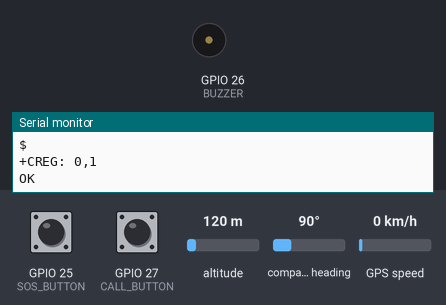
A sketch run on a simulated ESP32. Parts: buzzer (waves = sounding, pin HIGH), the last lines printed to the serial monitor. Inputs (shaded band) come from the test bench; at power-on: GPIO 25 (SOS_BUTTON) HIGH, GPIO 27 (CALL_BUTTON) HIGH, altitude 120 m, compass heading 90°, GPS speed 0 km/h. WiFi joins after 1.5 s; servers stay silent unless stated; the GPS gets a fix after 3 s at 37.7749, -122.4194 with 8 satellites; the modem accepts every AT command (registered, SIM ready, sends succeed) and sends nothing else.

Above: at 10.7 s.
10.8 s: GPIO 25 (SOS_BUTTON) pulled LOW for 0.15 s
At 11.05 s:
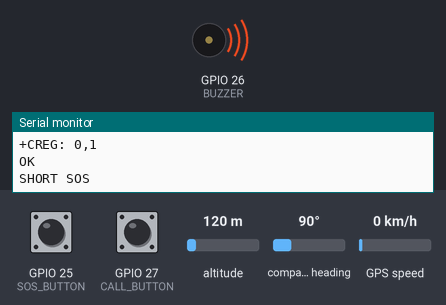
14.3 s: GPIO 27 (CALL_BUTTON) pulled LOW for 0.15 s
At 14.7 s:
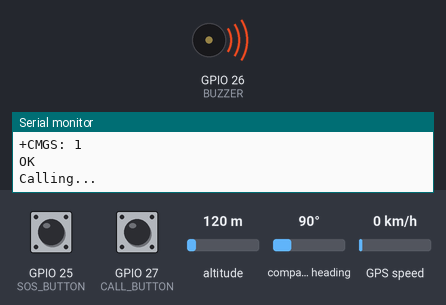
15.9 s: GPIO 27 (CALL_BUTTON) pulsed LOW 5 times (0.12 s each, 0.3 s apart)
At 18.1 s:
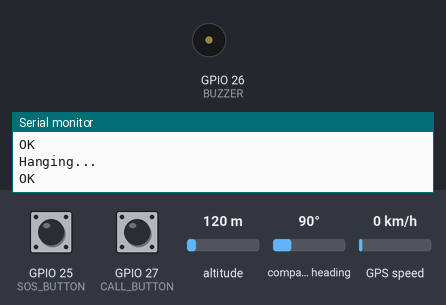
22.9 s: GPIO 25 (SOS_BUTTON) driven HIGH
24.4 s: GPIO 25 (SOS_BUTTON) driven LOW
At 28.8 s:
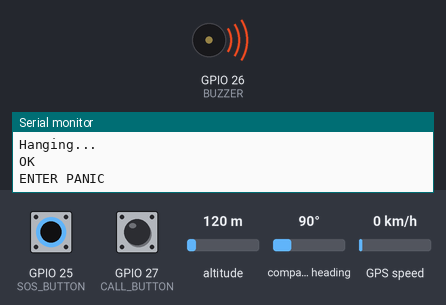
Timing chart, 0 to 29.4 s (numbered marks = the images above; inputs shaded):
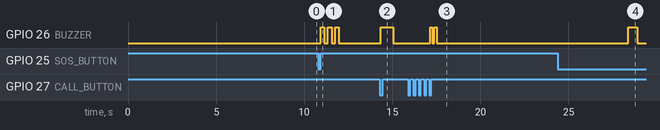

Measured:
- after the input at 10.8 s, GPIO 26 (BUZZER): alternates HIGH for 0.20 s and LOW for 0.20 s, 6 changes in all, then stays LOW, starting after 0.15 s
- after the input at 14.3 s, GPIO 26 (BUZZER): LOW → HIGH after 0.05 s, → LOW 0.70 s later
- after the input at 15.9 s, GPIO 26 (BUZZER): alternates HIGH for 0.12 s and LOW for 0.12 s, 4 changes in all, then stays LOW, starting after 1.3 s
- after the input at 22.9 s, every drawn part: stays the same
- after the input at 24.4 s, GPIO 26 (BUZZER): LOW → HIGH after 4.0 s, → LOW 0.50 s later

The sketch:

SOS_Esp32.ino
```cpp
#include <TinyGPS++.h>
#include <WiFi.h>
#include <WebServer.h>

HardwareSerial sim800(2);
HardwareSerial gpsSerial(1);

TinyGPSPlus gps;

// ---------------- WIFI ----------------

const char* ssid = "YOUR_WI-FI_NETWORK_NAME";
const char* password = "WI-FI_PASSWORD";
unsigned long alertTime = 0;
WebServer server(80);

String statusMessage = "SAFE";

// ---------------- PINS ----------------

#define SOS_BUTTON 25
#define CALL_BUTTON 27
#define BUZZER 26

// ---------------- VARIABLES ----------------

bool callActive = false;
bool panicMode = false;

bool sosPressed = false;
unsigned long sosPressTime = 0;

bool lastCallState = HIGH;
unsigned long lastCallAction = 0;
const int callCooldown = 2000;

bool ignoreNextRelease = false;

// ---------------- WEB PAGE ----------------

void handleRoot() {

  String page = "<html><head>";

  page += "<meta http-equiv='refresh' content='1'>";

  page += "<title>SOS Device</title></head><body>";

  page += "<h1>SOS DEVICE STATUS</h1>";

  page += "<h2>";
  page += statusMessage;
  page += "</h2>";

  if(gps.location.isValid()){

    page += "<p>Latitude: ";
    page += String(gps.location.lat(),6);
    page += "</p>";

    page += "<p>Longitude: ";
    page += String(gps.location.lng(),6);
    page += "</p>";

    page += "<p><a href='https://maps.google.com/?q=";
    page += String(gps.location.lat(),6);
    page += ",";
    page += String(gps.location.lng(),6);
    page += "'>Open Location</a></p>";
  }

  page += "</body></html>";

  server.send(200, "text/html", page);
}

// ---------------- BUZZER FUNCTIONS ----------------

void sosBeep(){

  for(int i=0;i<3;i++){

    digitalWrite(BUZZER,HIGH);
    delay(200);

    digitalWrite(BUZZER,LOW);
    delay(200);
  }
}

void callStartBeep(){

  digitalWrite(BUZZER,HIGH);
  delay(700);

  digitalWrite(BUZZER,LOW);
}

void callEndBeep(){

  for(int i=0;i<2;i++){

    digitalWrite(BUZZER,HIGH);
    delay(120);

    digitalWrite(BUZZER,LOW);
    delay(120);
  }
}

// ---------------- SETUP ----------------

void setup(){

  Serial.begin(115200);

  sim800.begin(19200, SERIAL_8N1, 16, 17);

  gpsSerial.begin(9600, SERIAL_8N1, 34, -1);

  pinMode(SOS_BUTTON, INPUT_PULLUP);

  pinMode(CALL_BUTTON, INPUT_PULLUP);

  pinMode(BUZZER, OUTPUT);

  digitalWrite(BUZZER, LOW);

  delay(5000);

  // ---------------- WIFI CONNECT ----------------

  WiFi.begin(ssid, password);

  Serial.print("Connecting WiFi");

  while(WiFi.status() != WL_CONNECTED){

    delay(500);
    Serial.print(".");
  }

  Serial.println("");
  Serial.println("WiFi Connected");

  Serial.println(WiFi.localIP());

  server.on("/", handleRoot);

  server.begin();

  // ---------------- GSM TEST ----------------

  Serial.println("TESTING GSM");

  sim800.println("AT");
  delay(1000);

  while(sim800.available()){

    Serial.write(sim800.read());
  }

  sim800.println("AT+CSQ");
  delay(1000);

  while(sim800.available()){

    Serial.write(sim800.read());
  }

  sim800.println("AT+CREG?");
  delay(1000);

  while(sim800.available()){

    Serial.write(sim800.read());
  }
}

// ---------------- LOOP ----------------

void loop(){

  server.handleClient();

  while(gpsSerial.available()){

    gps.encode(gpsSerial.read());
  }

  handleSOSButton();

  handleCallButton();

  while(sim800.available()){

    Serial.write(sim800.read());
  }

  if(!panicMode && millis() - alertTime > 5000){

    statusMessage = "SAFE";
  }
}

// ---------------- SOS BUTTON ----------------

void handleSOSButton(){

  bool state = digitalRead(SOS_BUTTON);

  if(state == LOW && !sosPressed){

    sosPressed = true;

    sosPressTime = millis();
  }

  if(state == HIGH && sosPressed){

    unsigned long pressDuration = millis() - sosPressTime;

    if(!panicMode && pressDuration < 3000 && !ignoreNextRelease){

      Serial.println("SHORT SOS");

      statusMessage = "SOS ALERT TRIGGERED";
      alertTime = millis();
      sosBeep();

      String msg = "SOS ALERT\nI NEED HELP\n\n";

      if(gps.location.isValid()){

        msg += "Location:\nhttps://maps.google.com/?q=";

        msg += String(gps.location.lat(),6);

        msg += ",";

        msg += String(gps.location.lng(),6);
      }
      else{

        msg += "GPS not fixed yet.";
      }

      sendSMS(msg);
    }

    ignoreNextRelease = false;

    sosPressed = false;
  }

  if(state == LOW && !panicMode && sosPressed){

    if(millis() - sosPressTime > 4000){

      Serial.println("ENTER PANIC");

      statusMessage = "PANIC MODE ACTIVATED";
      alertTime = millis();

      panicMode = true;

      digitalWrite(BUZZER,HIGH);
      delay(500);

      digitalWrite(BUZZER,LOW);

      String msg = "PANIC ALERT\nUSER IN DANGER\n\n";

      if(gps.location.isValid()){

        msg += "Location:\nhttps://maps.google.com/?q=";

        msg += String(gps.location.lat(),6);

        msg += ",";

        msg += String(gps.location.lng(),6);
      }
      else{

        msg += "GPS not fixed yet.";
      }

      sendSMS(msg);
    }
  }

  static bool panicButtonReleased = false;

  if(panicMode){

    static unsigned long lastBeep = 0;

    static bool buzzerState = false;

    if(millis() - lastBeep > 120){

      buzzerState = !buzzerState;

      digitalWrite(BUZZER, buzzerState);

      lastBeep = millis();
    }

    if(state == HIGH){

      panicButtonReleased = true;
    }

    if(panicButtonReleased && state == LOW){

      Serial.println("EXIT PANIC");

      statusMessage = "PANIC MODE EXITED";
      alertTime = millis();

      statusMessage = "SAFE";

      ignoreNextRelease = true;

      panicMode = false;

      panicButtonReleased = false;
    }
  }
}

// ---------------- CALL BUTTON ----------------

void handleCallButton(){

  bool currentCall = digitalRead(CALL_BUTTON);

  if(lastCallState == HIGH && currentCall == LOW){

    if(millis() - lastCallAction > callCooldown){

      delay(50);

      if(!callActive){

        Serial.println("Calling...");

        statusMessage = "EMERGENCY CALL ACTIVE";
        alertTime = millis();

        callStartBeep();

        sim800.println("ATD+91xxxxxxxxx;");

        callActive = true;
      }
      else{

        Serial.println("Hanging...");

        statusMessage = "CALL ENDED";
        alertTime = millis();

        callEndBeep();

        sim800.println("ATH");

        callActive = false;
      }

      lastCallAction = millis();
    }
  }

  lastCallState = currentCall;
}

// ---------------- SMS FUNCTION ----------------

void sendSMS(String msg){

  sim800.println("AT+CMGF=1");

  delay(600);

  sim800.println("AT+CMGS=\"+91xxxxxxxxx\"");

  delay(600);

  sim800.print(msg);

  delay(300);

  sim800.write(26);
}
```
